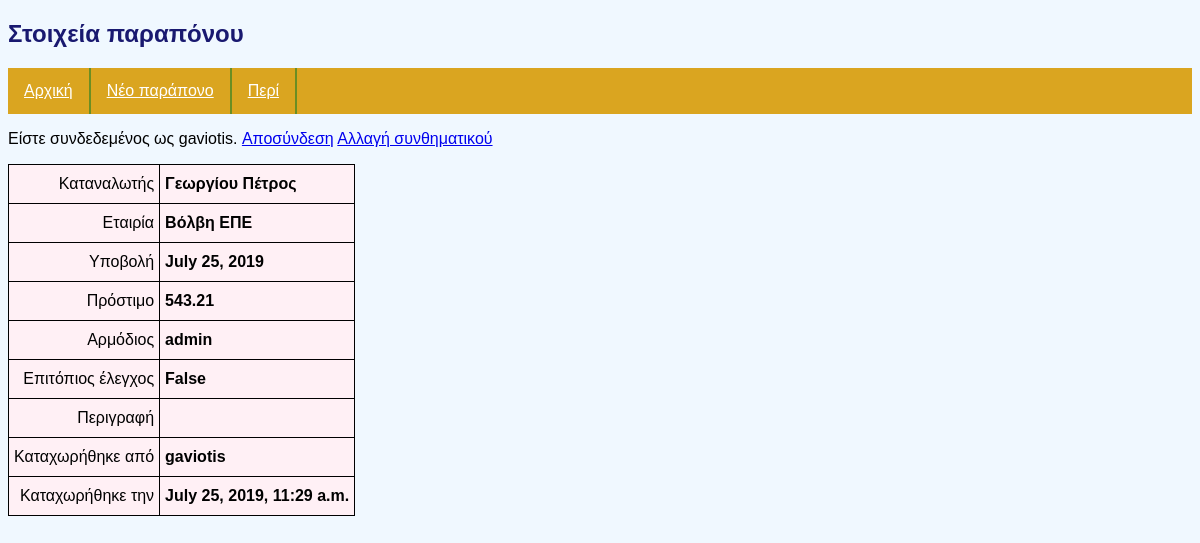
Before: /ena_par/3/ (signed in) with the older database file.
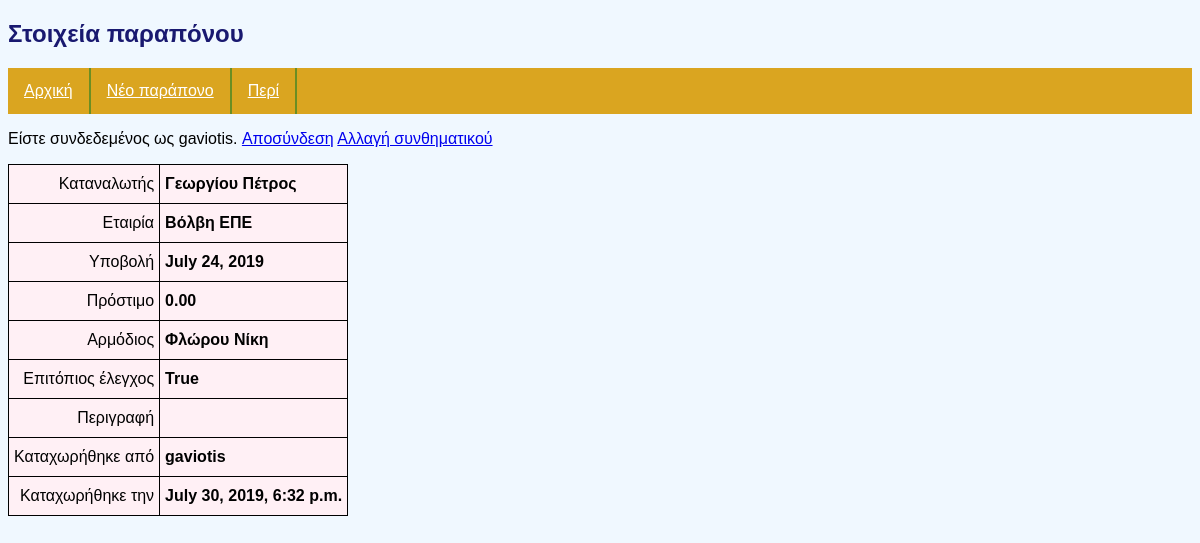
After: the same page with the newer database file.
### dbapp/models.py (models this page shows, shortened)
class Parapono(models.Model):
    katanalotis = models.CharField(max_length=40, verbose_name='Καταναλωτής')
    etairia = models.CharField(max_length=60, verbose_name='Εταιρία')
    ypovoli = models.DateField(
        default=datetime.date.today, verbose_name='Ημ/νία υποβολής')
    prostimo = models.DecimalField(decimal_places=2, max_digits=10, null=True, blank=True,
                                   verbose_name='Επιβληθέν πρόστιμο')  # νέα διόρθωση
    armodios = models.CharField(
        max_length=20, default='Φλώρου Νίκη', verbose_name='Αρμόδιος')
    eisagogi = models.DateTimeField(auto_now_add=True)
    epitopios = models.BooleanField(verbose_name='Επιτόπιος έλεγχος')
    perigrafi = models.TextField(
        null=True, blank=True, verbose_name='Περιγραφή')  # νέα προσθήκη
    xristis = models.ForeignKey('auth.User', default=1, on_delete=models.CASCADE,
                                verbose_name='Χρήστης')  # νέα προσθήκη

### dbapp/views.py (the view)
# urls.py: path('ena_par/<int:pk>/', login_required(EnaParapono.as_view()), name = 'ena_parSelida'),
class EnaParapono(DetailView):
    model = Parapono
    template_name = 'ena_par.html'
    context_object_name = 'ena_parapono'

### dbapp/templates/ena_par.html (shortened to what this page needs)
{% extends 'base.html' %}
{% block myHeader %}
Στοιχεία παραπόνου
{% endblock myHeader %}
{% block myArticle %}
<table class="tg">
    <tr>
        <td class="c1">Καταναλωτής </td>
        <td>{{ ena_parapono.katanalotis }} </td>
    </tr>
    <tr>
        <td class="c1">Εταιρία </td>
        <td>{{ ena_parapono.etairia }} </td>
    </tr>
    <tr>
        <td class="c1">Υποβολή </td>
        <td>{{ ena_parapono.ypovoli }} </td>
    </tr>
    <tr>
        <td class="c1">Πρόστιμο </td>
        <td>{{ ena_parapono.prostimo }} </td>
    </tr>
    <tr>
        <td class="c1">Αρμόδιος </td>
        <td>{{ ena_parapono.armodios }} </td>
    </tr>
    <tr>
        <td class="c1">Επιτόπιος έλεγχος</td>
        <td>{{ ena_parapono.epitopios }}</td>
    </tr>
    <tr>
        <td class="c1">Περιγραφή </td>
        <td>{{ ena_parapono.perigrafi }} </td>
    </tr>
    <tr>
        <td class="c1">Καταχωρήθηκε από </td>
        <td>{{ ena_parapono.xristis }} </td>
    </tr>
    <tr>
        <td class="c1">Καταχωρήθηκε την </td>
        <td>{{ ena_parapono.eisagogi }} </td>
    </tr>
</table>
{% endblock myArticle %}

Changed rows visible on the page:
changed Parapono "Γεωργίου Πέτρος": ypovoli "July 25, 2019" → "July 24, 2019"; prostimo "543.21" → "0.00"; armodios "admin" → "Φλώρου Νίκη"; epitopios "False" → "True"; eisagogi "July 25, 2019, 11:29 a.m." → "July 30, 2019, 6:32 p.m."
